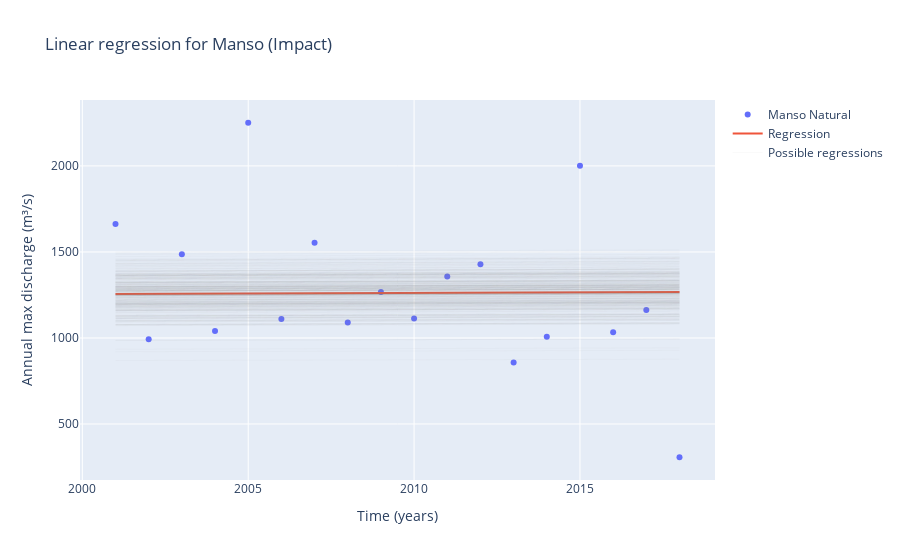

Notebook source saved alongside this figure:
### Code cell
intercept = [summary['mean'].loc['Intercept'], summary['hpd_97%'].loc['Intercept'], summary['hpd_3%'].loc['Intercept']]
slope = [summary['mean'].loc['x'], summary['hpd_97%'].loc['x'], summary['hpd_3%'].loc['x']]
years = pd.Series(max_data_impact.index.year)
fig = go.Figure()
regression = years.map(lambda x: x*slope[0]+intercept[0])
fig.add_trace(go.Scatter(x=max_data_impact.index.year, y=max_data_impact.values, mode='markers', name='Manso Natural'))
fig.add_trace(go.Scatter(x=max_data_impact.index.year, y=regression.values, mode='lines', name='Regression', line=dict(width=2)))

#Plot possible regressions
regression_temp = years.map(lambda x: x*posterior['x'].iloc[0]+posterior['Intercept'].iloc[0])
fig.add_trace(go.Scatter(x=max_data_impact.index.year, y=regression_temp.values, mode='lines', name='Possible regressions', line=dict(color='grey', width=.05)))
for i in range(1,300):
    regression_temp = years.map(lambda x: x*posterior['x'].iloc[i]+posterior['Intercept'].iloc[i])
    fig.add_trace(go.Scatter(x=max_data_impact.index.year, y=regression_temp.values, mode='lines', name='Possible regressions', showlegend=False, line=dict(color='grey', width=.05)))
fig.update_layout(title="Linear regression for Manso (Impact)", xaxis_title="Time (years)", yaxis_title="Annual max discharge (m³/s)")
fig.show()
